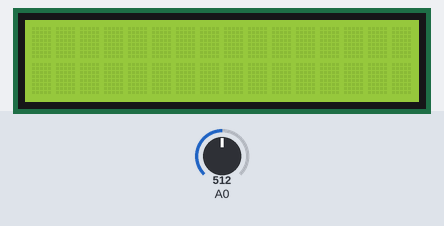
Bench run of a sketch on a simulated Arduino Uno, built with avr-gcc and run on an emulated ATmega328P. Parts: 16×2 character LCD. Inputs (shaded band) come from the test bench; at power-on: A0 = 512. What the sketch prints to the serial monitor is not drawn.

Above: at 1.2 s.
1.3 s: A0 set to 537
2.8 s: A0 set to 566
At 3.7 s:
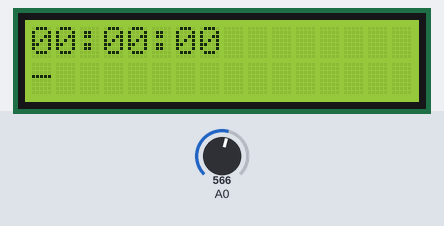
4.5 s: A0 set to 370
At 5.4 s:
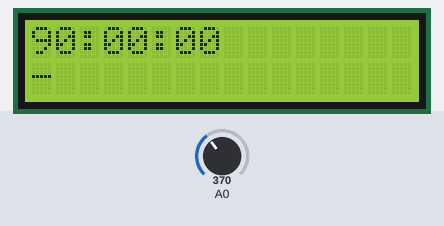
Timing chart, 0 to 7.5 s (numbered marks = the images above; inputs shaded):
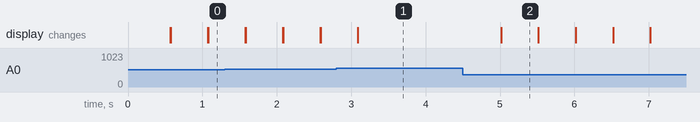

The sketch:

b0941075Q2.ino
```cpp
#include <LiquidCrystal.h>

LiquidCrystal lcd(8, 9, 4, 5, 6, 7);
int hour1=0;
int hour2=0;
int min1=0;
int min2=0;
int sec1=0;
int sec2=0;
int x=0;
int y=0;
int i;int j;int k;int m;
int s=59;
int lcd_key = 0;
int adc_key_in = 0;
#define btnRIGHT 0
#define btnUP 1
#define btnDOWN 2
#define btnLEFT 3
#define btnSELECT 4
#define btnNONE 5
int read_LCD_buttons()
{
adc_key_in = analogRead(0);

if (adc_key_in < 50) return btnRIGHT;
if (adc_key_in < 195) return btnUP;
if (adc_key_in < 380) return btnDOWN;
if (adc_key_in < 555) return btnLEFT;
if (adc_key_in < 790) return btnSELECT;

return btnNONE; // when all others fail, return this...
}
void A(){
      for(sec1;sec1>=0;sec1--){
        for(sec2;sec2>=0;sec2--){
        lcd.setCursor(7,0);
        lcd.print(sec2);
        delay(1);
            }
       lcd.setCursor(6,0);
       i=sec1;
       if(i<1){i=1;}
       lcd.print(i-1);
       sec2=9;
            }
       sec1=0;
       sec2=0;
       //先把秒的部分數完

      for(min1;min1>=0;min1--){
        for(min2;min2>0;min2--){
         lcd.setCursor(4,0);
        k=min2;
       if(k<1){k=1;}
       lcd.print(k-1);
        s=59;
          for(s;s>=10;s--){
           lcd.setCursor(6,0);
           lcd.print(s);
           delay(1);
           }
           lcd.setCursor(6,0);
           lcd.print(0);
           for(s;s>=0;s--){
           lcd.setCursor(7,0);
           lcd.print(s);
           delay(1);
           }
            }
       lcd.setCursor(3,0);
      j=min1;
       if(j<1){j=1;}
       lcd.print(j-1);
       Serial.print(min1);
           Serial.print(" ");
           Serial.print(min2);
           Serial.print(" ");
           Serial.println(j);
       min2=10;
            }
        //把分鐘部分數完(分鐘每減一，秒數部分就從60減到零)

       min1=0;
       min2=0;

      for(hour1;hour1>=0;hour1--){
        for(hour2;hour2>0;hour2--){
         lcd.setCursor(1,0);
        k=hour2;
       if(k<1){k=1;}
       lcd.print(k-1);
       m=59;
       for(m;m>=10;m--){
       lcd.setCursor(3,0);
       lcd.print(m);
        s=59;
          for(s;s>=10;s--){
           lcd.setCursor(6,0);
           lcd.print(s);
           delay(1);
           }
           lcd.setCursor(6,0);
           lcd.print(0);
           for(s;s>=0;s--){
           lcd.setCursor(7,0);
           lcd.print(s);
           delay(1);
           }
            }
            lcd.setCursor(3,0);
           lcd.print(0);
       for(m;m>=0;m--){
       lcd.setCursor(4,0);
       lcd.print(m);
        s=59;
          for(s;s>=10;s--){
           lcd.setCursor(6,0);
           lcd.print(s);
           delay(1);
           }
           lcd.setCursor(6,0);
           lcd.print(0);
           for(s;s>=0;s--){
           lcd.setCursor(7,0);
           lcd.print(s);
           delay(1);
           }
            }
            }
       lcd.setCursor(0,0);
      j=hour1;
       if(j<1){j=1;}
       lcd.print(j-1);
       Serial.print(hour1);
           Serial.print(" ");
           Serial.print(hour2);
           Serial.print(" ");
           Serial.println(j);
       hour2=10;
            }
       //小時數倒數。(小時減一，分鐘從60到0)(分鐘減一，秒數從60到0)
            hour1=0;
            hour2=0;
  }
void setup() {
 lcd.begin(16, 2); // start the library
lcd.setCursor(0,1);
Serial.begin(9600);
lcd.print("Setting time!");
}

void loop() {
lcd.setCursor(0,0);
lcd.print(hour1);
lcd.print(hour2);
lcd.print(":");
lcd.print(min1);
lcd.print(min2);
lcd.print(":");
lcd.print(sec1);
lcd.print(sec2); //顯示倒數時間

lcd.setCursor(x,0);
 y=x;
lcd_key = read_LCD_buttons();
switch (lcd_key)
  {
    case btnRIGHT:        //座標設x為方向鍵所指定的座標，y為底線的座標 因為(0,3)和(0,5)是冒號，所以我一時想不到好方法就暴力破解了
    { lcd.clear();
      delay(500);
      x=x+1;
      if(x>5){x=5;}
     y=x;
      if(x==2){y=3;}
      if(x==3){y=4;}
      if(x==4){y=6;}
      if(x==5){y=7;}
      lcd.setCursor(y,1);
      lcd.print("-");
      break;
        }
    case btnLEFT:
    { lcd.clear();
      delay(500);
      x=x-1;
      if(x<0){x=0;}
      y=x;
      if(x==2){y=3;}
      if(x==3){y=4;}
      if(x==4){y=6;}
      if(x==5){y=7;}
      lcd.setCursor(y,1);
      lcd.print("-");
      break;
        }
    case btnUP:
    {
      delay(500);
      if(x==0){hour1++;}      //
        if(hour1>9){hour1=0;}
      if(x==1){hour2++;}
        if(hour2>9){hour2=0;}
      if(x==2){min1++;}
        if(min1>6){min1=0;}
      if(x==3){min2++;}
        if(min2>9){min2=0;}
      if(x==4){sec1++;}
        if(sec1>6){sec1=0;}
      if(x==5){sec2++;}
        if(sec2>9){sec2=0;}
      break;
        }
    case btnDOWN:
    {
      delay(500);
      if(x==0){hour1--;}
        if(hour1<0){hour1=9;}
      if(x==1){hour2--;}
        if(hour2<0){hour2=9;}
      if(x==2){min1--;}
        if(min1<0){min1=6;}
      if(x==3){min2--;}
        if(min2<0){min2=9;}
      if(x==4){sec1--;}
        if(sec1<0){sec1=6;}
      if(x==5){sec2--;}
        if(sec2<0){sec2=9;}
      break;
        }
    case btnSELECT:
    {A();//倒數的副程式
    break;
    }
    case btnNONE:
    {
    break;
  }
}
/*Serial.print(x);
Serial.print("  ");
Serial.println(y)*/;}
```

Measured:
- after the input at 2.8 s, the display: first differs from a run without the input after 0.29 s (image 1)
- after the input at 4.5 s, the display: changes after 0.51 s (image 2)
